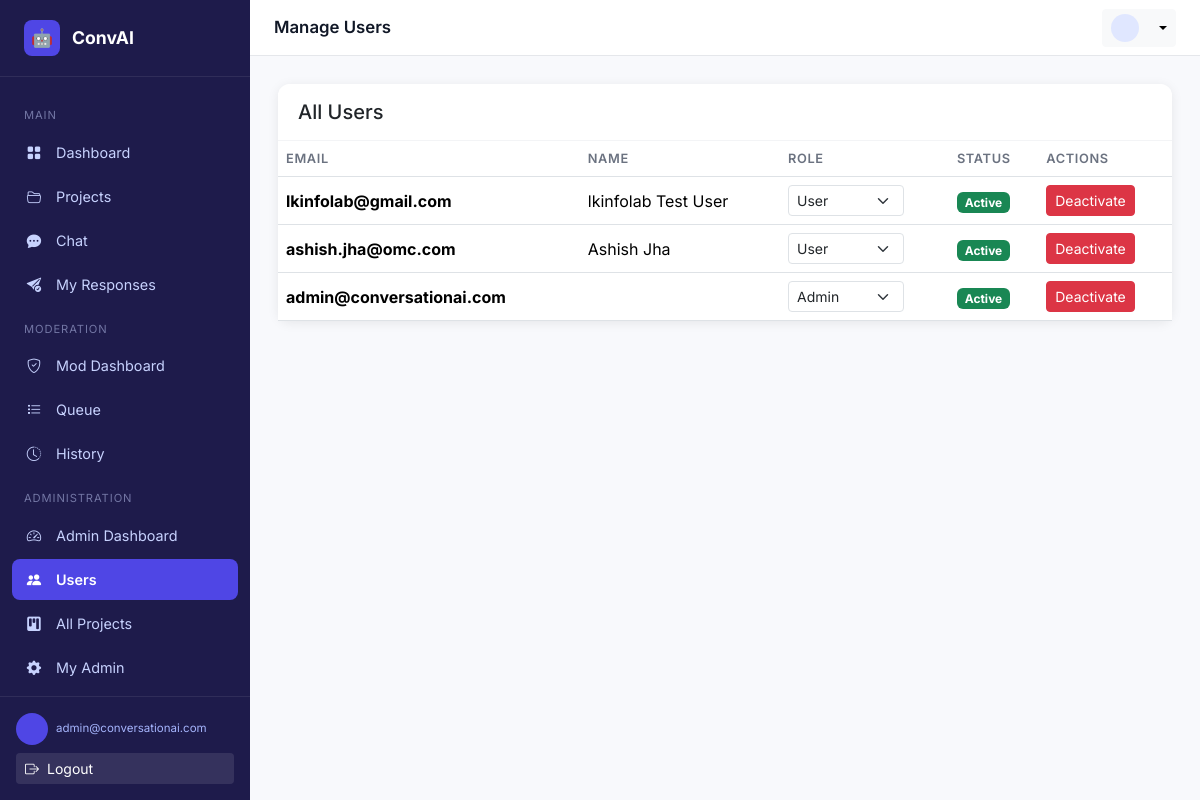
Page /admin-panel/users/ (signed in) on the committed database.
### apps/users/models.py (models this page shows, shortened)
class User(AbstractUser):
    ROLE_CHOICES = (
        ('user', 'Regular User'),
        ('moderator', 'Moderator'),
        ('admin', 'Administrator'),
    )
    role = models.CharField(max_length=20, choices=ROLE_CHOICES, default='user')
    is_active = models.BooleanField(default=True)
    created_at = models.DateTimeField(auto_now_add=True)
    updated_at = models.DateTimeField(auto_now=True)
    class Meta:
        verbose_name = 'User'
        verbose_name_plural = 'Users'

### apps/frontend/views.py (the view)
    def wrapper(request, *args, **kwargs):
        if not request.user.is_authenticated:
            return redirect('frontend:login')
        if request.user.role != 'admin':
            return render(request, 'error.html', {'error': 'Admin access required.'}, status=403)
        return view_func(request, *args, **kwargs)

### apps/frontend/views.py (called while the page is built, shortened)
def admin_required(view_func):
    def wrapper(request, *args, **kwargs):
        if not request.user.is_authenticated:
            return redirect('frontend:login')
        if request.user.role != 'admin':
            return render(request, 'error.html', {'error': 'Admin access required.'}, status=403)
        return view_func(request, *args, **kwargs)
    return wrapper

@admin_required
def admin_users(request):
    users = User.objects.all().select_related('profile').order_by('-created_at')
    context = {
        'users': users,
    }
    return render(request, 'admin_panel/users.html', context)

### templates/admin_panel/users.html (shortened to what this page needs)
{% extends "base.html" %}
{% block page_title %}Manage Users{% endblock %}
{% block nav_admin_users %}active{% endblock %}
{% block content %}
<div class="card">
  <div class="card-header">
    <h5 class="mb-0">All Users</h5>
  </div>
  <div class="table-responsive">
    <table class="table mb-0">
      <thead>
        <tr>
          <th>Email</th>
          <th>Name</th>
          <th>Role</th>
          <th>Status</th>
          <th>Actions</th>
        </tr>
      </thead>
      <tbody>
        {% for user in users %}
        <tr>
          <td><strong>{{ user.email }}</strong></td>
          <td>{{ user.first_name }} {{ user.last_name }}</td>
          <td>
            <form method="post" style="display: inline;">
              <select name="new_role" class="form-select form-select-sm" onchange="this.form.submit()" style="width: auto;">
                <option value="user" {% if user.role == 'user' %}selected{% endif %}>User</option>
                <option value="admin" {% if user.role == 'admin' %}selected{% endif %}>Admin</option>
              </select>
            </form>
          </td>
          <td>
            {% if user.is_active %}
            <span class="badge bg-success">Active</span>
            {% else %}
            <span class="badge bg-danger">Inactive</span>
            {% endif %}
          </td>
          <td>
            <form method="post" style="display: inline;">
              {% if user.is_active %}
              <button type="submit" name="action" value="deactivate" class="btn btn-sm btn-danger">Deactivate</button>
              {% else %}
              <button type="submit" name="action" value="activate" class="btn btn-sm btn-success">Activate</button>
              {% endif %}
            </form>
          </td>
        </tr>
        {% empty %}
        <tr>
          <td colspan="5" class="text-center text-muted py-4">No users yet</td>
        </tr>
        {% endfor %}
      </tbody>
    </table>
  </div>
</div>
{% endblock %}

### templates/base.html (shortened to what this page needs)
{% load static %}
<!DOCTYPE html>
<html lang="en">
<head>
  <link href="https://cdn.jsdelivr.net/npm/bootstrap@5.3.2/dist/css/bootstrap.min.css" rel="stylesheet">
  <link href="https://cdn.jsdelivr.net/npm/bootstrap-icons@1.11.3/font/bootstrap-icons.min.css" rel="stylesheet">
  <link href="{% static 'css/style.css' %}" rel="stylesheet">
</head>
<body>
{% block body %}
{% if user.is_authenticated %}
<div class="layout-wrapper">
  <nav class="sidebar" id="sidebar">
    <a href="{% url 'frontend:user_dashboard' %}" class="sidebar-brand">
      <div class="brand-icon">🤖</div>
      ConvAI
    </a>
    <div class="sidebar-nav">
      <div>
        <div class="nav-section-label">Main</div>
        <ul class="nav flex-column">
          <li class="nav-item">
            <a href="{% url 'frontend:user_dashboard' %}" class="nav-link {% block nav_dashboard %}{% endblock %}">
              <span class="nav-icon"><i class="bi bi-grid-fill"></i></span> Dashboard
            </a>
          </li>
          <li class="nav-item">
            <a href="{% url 'frontend:user_projects' %}" class="nav-link {% block nav_projects %}{% endblock %}">
              <span class="nav-icon"><i class="bi bi-folder2-open"></i></span> Projects
            </a>
          </li>
          <li class="nav-item">
            <a href="{% url 'frontend:user_chat' %}" class="nav-link {% block nav_chat %}{% endblock %}">
              <span class="nav-icon"><i class="bi bi-chat-dots-fill"></i></span> Chat
            </a>
          </li>
          <li class="nav-item">
            <a href="{% url 'frontend:user_responses' %}" class="nav-link {% block nav_responses %}{% endblock %}">
              <span class="nav-icon"><i class="bi bi-send-check-fill"></i></span> My Responses
            </a>
          </li>
        </ul>
      </div>
      {% if user.role == 'moderator' or user.role == 'admin' %}
      <div>
        <div class="nav-section-label">Moderation</div>
        <ul class="nav flex-column">
          <li class="nav-item">
            <a href="{% url 'frontend:moderator_dashboard' %}" class="nav-link {% block nav_mod_dash %}{% endblock %}">
              <span class="nav-icon"><i class="bi bi-shield-check"></i></span> Mod Dashboard
            </a>
          </li>
          <li class="nav-item">
            <a href="{% url 'frontend:moderator_queue' %}" class="nav-link {% block nav_queue %}{% endblock %}">
              <span class="nav-icon"><i class="bi bi-list-task"></i></span> Queue
            </a>
          </li>
          <li class="nav-item">
            <a href="{% url 'frontend:moderator_history' %}" class="nav-link {% block nav_history %}{% endblock %}">
              <span class="nav-icon"><i class="bi bi-clock-history"></i></span> History
            </a>
          </li>
        </ul>
      </div>
      {% endif %}
      {% if user.role == 'admin' %}
      <div>
        <div class="nav-section-label">Administration</div>
        <ul class="nav flex-column">
          <li class="nav-item">
            <a href="{% url 'frontend:admin_dashboard' %}" class="nav-link {% block nav_admin_dash %}{% endblock %}">
              <span class="nav-icon"><i class="bi bi-speedometer2"></i></span> Admin Dashboard
            </a>
          </li>
          <li class="nav-item">
            <a href="{% url 'frontend:admin_users' %}" class="nav-link {% block nav_admin_users %}{% endblock %}">
              <span class="nav-icon"><i class="bi bi-people-fill"></i></span> Users
            </a>
          </li>
          <li class="nav-item">
            <a href="{% url 'frontend:admin_projects' %}" class="nav-link {% block nav_admin_projects %}{% endblock %}">
              <span class="nav-icon"><i class="bi bi-kanban-fill"></i></span> All Projects
            </a>
          </li>
          <li class="nav-item">
            <a href="/admin/" target="_blank" class="nav-link">
              <span class="nav-icon"><i class="bi bi-gear-fill"></i></span> My Admin
            </a>
          </li>
        </ul>
      </div>
      {% endif %}
    </div>
    <div class="sidebar-footer">
      <div class="d-flex align-items-center gap-2 mb-2">
        <div class="avatar-sm bg-indigo text-white" style="background:#4f46e5">
        </div>
        <div class="text-truncate">
          <div class="navbar-user-email" style="font-size:.72rem;color:#a5b4fc;">{{ user.email }}</div>
        </div>
      </div>
      <a href="{% url 'frontend:logout' %}" class="btn btn-sm w-100 text-start text-white" style="background:rgba(255,255,255,.1)">
        <i class="bi bi-box-arrow-right me-2"></i>Logout
      </a>
    </div>
  </nav>
  <div class="main-content">
    <div class="topbar">
      <span class="topbar-title">{% block page_title %}Dashboard{% endblock %}</span>
      <div class="dropdown">
        <button class="btn btn-sm btn-light dropdown-toggle d-flex align-items-center gap-2" data-bs-toggle="dropdown">
          <div class="avatar-sm" style="background:#e0e7ff;color:#4f46e5;width:28px;height:28px;font-size:.75rem">
          </div>
        </button>
      </div>
    </div>
    <div class="page-content">
      {% block content %}{% endblock %}
    </div>
  </div>
</div>
{% endif %}
{% endblock body %}
</body>
</html>

### static/css/style.css (style rules this page uses)
:root { --sidebar-width: 250px; --primary: #4f46e5; --primary-dark: #3730a3; --sidebar-bg: #1e1b4b; --sidebar-text: #c7d2fe; --sidebar-active: #4f46e5; --topbar-height: 56px; --card-shadow: 0 2px 12px rgba(0,0,0,.08); }
body { font-family: 'Inter', 'Segoe UI', system-ui, sans-serif; background: #f8f9fc; }
.layout-wrapper { display: flex; min-height: 100vh; }
.sidebar { width: var(--sidebar-width); background: var(--sidebar-bg); color: var(--sidebar-text); display: flex; flex-direction: column; position: fixed; top: 0; left: 0; height: 100vh; z-index: 1000; transition: transform .3s ease; }
.sidebar-brand { padding: 1.25rem 1.5rem; border-bottom: 1px solid rgba(255,255,255,.08); display: flex; align-items: center; gap: .75rem; font-weight: 700; font-size: 1.1rem; color: #fff; text-decoration: none; }
.sidebar-brand .brand-icon { width: 36px; height: 36px; background: var(--primary); border-radius: 8px; display: flex; align-items: center; justify-content: center; font-size: 1.1rem; }
.sidebar-nav { flex: 1; padding: 1rem 0; overflow-y: auto; }
.sidebar-nav .nav-section-label { padding: .4rem 1.5rem; font-size: .7rem; letter-spacing: .08em; text-transform: uppercase; color: rgba(199, 210, 254, .5); margin-top: .5rem; }
.sidebar-nav .nav-item { margin: .1rem .75rem; }
.sidebar-nav .nav-link { color: var(--sidebar-text); padding: .6rem .75rem; border-radius: 8px; display: flex; align-items: center; gap: .75rem; font-size: .9rem; transition: all .2s; text-decoration: none; }
.sidebar-nav .nav-link.active { background: var(--sidebar-active); color: #fff; font-weight: 600; }
.sidebar-nav .nav-link .nav-icon { width: 20px; text-align: center; flex-shrink: 0; }
.sidebar-footer { padding: 1rem; border-top: 1px solid rgba(255,255,255,.08); }
.main-content { margin-left: var(--sidebar-width); flex: 1; display: flex; flex-direction: column; min-height: 100vh; }
.topbar { height: var(--topbar-height); background: #fff; border-bottom: 1px solid #e5e7eb; display: flex; align-items: center; padding: 0 1.5rem; position: sticky; top: 0; z-index: 100; gap: 1rem; }
.topbar-title { font-weight: 600; font-size: 1.05rem; color: #111827; }
.page-content { padding: 1.75rem; }
.card { border: none; box-shadow: var(--card-shadow); border-radius: 12px; }
.card-header { background: #fff; border-bottom: 1px solid #f3f4f6; border-radius: 12px 12px 0 0 !important; padding: 1rem 1.25rem; font-weight: 600; }
.table th { font-size: .8rem; text-transform: uppercase; letter-spacing: .05em; color: #6b7280; font-weight: 600; border-top: none; }
.table td { vertical-align: middle; }
.avatar-sm { width: 32px; height: 32px; border-radius: 50%; display: flex; align-items: center; justify-content: center; font-weight: 700; font-size: .8rem; }

### rows in the picture
User: email "admin@conversationai.com", new_role "Admin", is_active "Active"
User: email "lkinfolab@gmail.com", first_name "lkinfolab", last_name "Test User", new_role "User", is_active "Active"
User: email "ashish.jha@omc.com", first_name "Ashish", last_name "Jha", new_role "User", is_active "Active"
